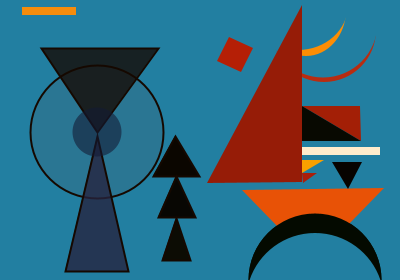
Frame 1 (no input)
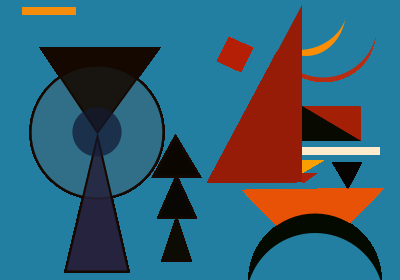
Frame 60 (the mouse pressed at the canvas centre just before this capture)
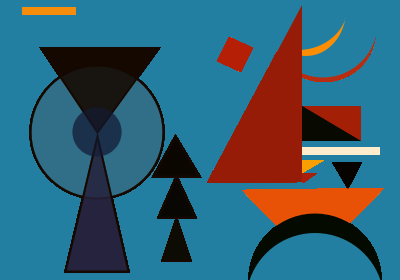
Frame 120 (the mouse held since frame 60 and released just before this capture)

The Processing sketch that drew these frames (run headless with seeded random() and noise(); from frame 60 on, the mouse is pressed at the canvas centre):

// Processing sketch: processing_26218
// ── processing_26218.pde

void setup()
{
  size(400,280);
  background(34,127,161);

}

void draw()
{
  smooth();
  noStroke();
  fill(245,140,12); 
  rect(22,7,54,8);
  
  
  strokeWeight(2); 
  stroke(21,8,0);
  fill(49,109,135,135); 
  ellipseMode(CENTER);
  ellipse(97,132,133,133);
  
  noStroke();
  fill(184,44,17);
  ellipse(324,30,104,104);
  fill(34,127,161);
  ellipse(323,23,109,109);
  
  fill(253,141,3);
  ellipse(306,10,80,92);
  fill(34,127,161);
  ellipse(298,5,100,90);
  
  fill(4,10,0);
  ellipse(315,280,133,133);
  
  
  stroke(21,8,0);
  fill(21,8,0,200); 
  triangle(41,48,158,48,97,132); 
  
  fill(37,34,61,200);
  triangle(97,136,65,271,128,271); 
  
   
  fill(11,6,0);
  triangle(175,136,199,176,153,176); 

  
  fill(8,7,3);
  triangle(176,176,195,217,158,217); 
  
  
  fill(12,12,4);
  triangle(176,218,190,260,162,260); 
  noStroke();
  fill(181,31,6); 
  quad(217,61,229,37,253,48,241,72); 
 
  
  fill(150,28,7);
  triangle(302,5,302,182,207,183); 
  
  
  fill(163,31,6);
  triangle(302,106,360,106,361,141); 
  
  fill(8,9,1);
  triangle(302,106,302,141,361,141); 
  
   
  fill(255,236,204);
  rect(302,147,78,8); 
  
  
  fill(249,160,0);
  triangle(302,160,324,160,302,173); 
  
  
  fill(170,31,10);
  triangle(302,173,317,173,303,183);
  
  
  fill(232,82,6); 
  triangle(242,190,384,188,312,262);  


  fill(4,10,0);
  ellipse(315,280,133,133);
  fill(34,127,161);
  ellipse(315,302,138,138);
  
  
  fill(7,3,0);
  triangle(332,162,362,162,348,189);
  
  
  fill(19,25,51,150);
  ellipseMode(CENTER);
  ellipse(97,132,49,49);
  
}
